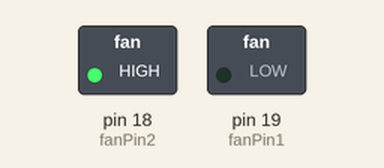
This sketch was run on a simulated Arduino Uno, built with avr-gcc and run on an emulated ATmega328P. On the bench: switched loads named in the sketch (green lamp = pin HIGH).

Above: at 1.5 s.
At 3.5 s:
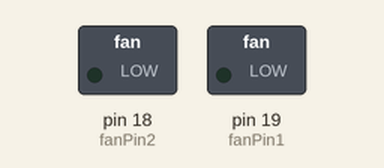
At 5.5 s:
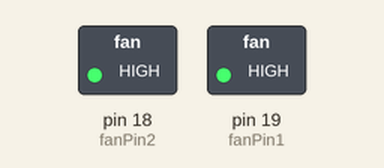
Timing chart, 0 to 10.4 s (numbered marks = the images above):
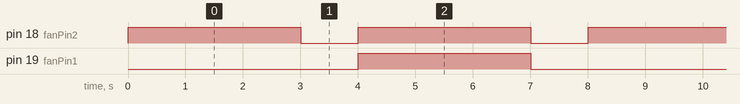

Measured:
- by itself, pin 18 (fanPin2): alternates HIGH for 3.0 s and LOW for 1.0 s
- by itself, pin 19 (fanPin1): alternates HIGH for 3.0 s and LOW for 5.0 s
- by itself, everything shown: repeats every 8.0 s, in 4 steps

The sketch:

pj7_1_fan.ino
```cpp
#include <analogWrite.h>
#define fanPin1 19
#define fanPin2 18

void setup() {
  pinMode(fanPin1, OUTPUT);
  pinMode(fanPin2, OUTPUT);
}

void loop() {
  digitalWrite(fanPin1, LOW); //pwm = 0
  analogWrite(fanPin2, 180);
  delay(3000);
  digitalWrite(fanPin1, LOW);
  digitalWrite(fanPin2, LOW);
  delay(1000);
  digitalWrite(fanPin1, HIGH); //pwm = 255
  analogWrite(fanPin2, 210);
  delay(3000);
  digitalWrite(fanPin1, LOW);
  digitalWrite(fanPin2, LOW);
  delay(1000);

}
```
